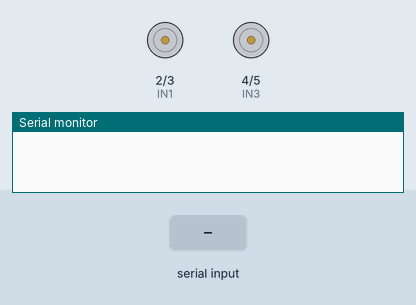
Recording of a sketch running on a simulated Arduino Uno, built with avr-gcc and run on an emulated ATmega328P. Shown: motor-driver pin pairs drawn as motors (green arrow = first pin HIGH = forward, orange = second pin HIGH = backward, longer = more drive, scaled by the enable pin), the last lines printed to the serial monitor. The test bench sets the inputs (shaded band).

Above: at 1.2 s.
1.3 s: "1" received over Serial
At 2.0 s:
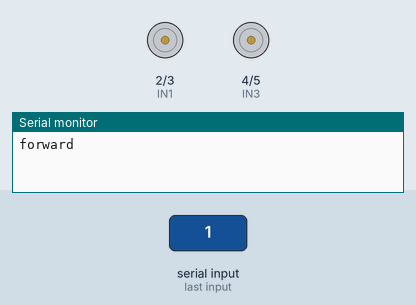
2.9 s: "2" received over Serial
At 4.2 s:
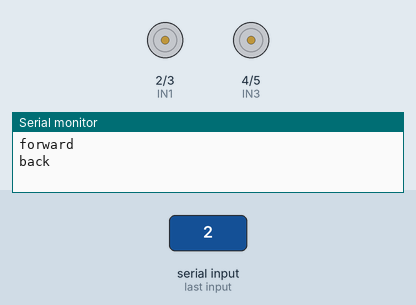
4.5 s: "5" received over Serial
At 5.6 s:
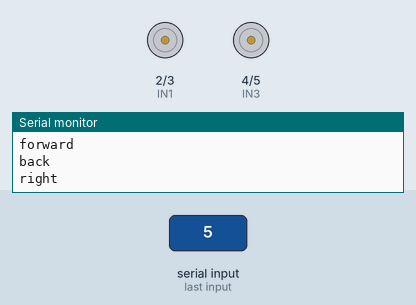
6.1 s: "4" received over Serial
At 6.9 s:
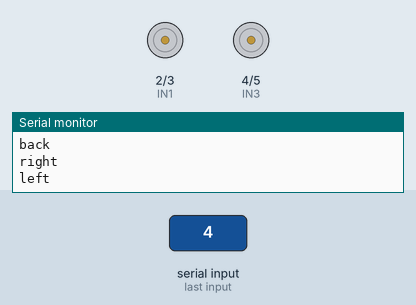
7.7 s: "6" received over Serial
9.2 s: "1" received over Serial
At 10.4 s:
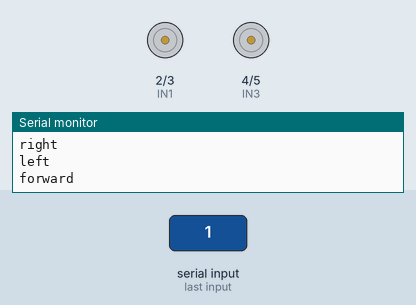
Timing chart, 0 to 11.8 s (numbered marks = the images above; inputs shaded):
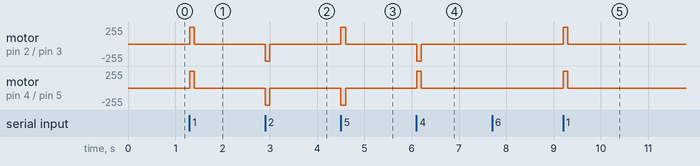

Measured:
- after the input at 1.3 s, motor on pin 2 (IN1) / pin 3 (IN2), motor on pin 4 (IN3) / pin 5 (IN4): stopped → forward 255/255 at once, → stopped 0.10 s later
- after the input at 2.9 s, motor on pin 2 (IN1) / pin 3 (IN2), motor on pin 4 (IN3) / pin 5 (IN4): stopped → backward 255/255 at once, → stopped 0.10 s later
- after the input at 4.5 s, motor on pin 2 (IN1) / pin 3 (IN2): stopped → forward 255/255 at once, → stopped 0.10 s later; motor on pin 4 (IN3) / pin 5 (IN4): stopped → backward 255/255 at once, → stopped 0.10 s later
- after the input at 6.1 s, motor on pin 2 (IN1) / pin 3 (IN2): stopped → backward 255/255 at once, → stopped 0.10 s later; motor on pin 4 (IN3) / pin 5 (IN4): stopped → forward 255/255 at once, → stopped 0.10 s later
- after the input at 9.2 s, motor on pin 2 (IN1) / pin 3 (IN2), motor on pin 4 (IN3) / pin 5 (IN4): stopped → forward 255/255 at once, → stopped 0.10 s later

The sketch:

arduino-car.ino
```cpp
int ENA = 9;
int IN1 = 2;
int IN2 = 3;
int IN3 = 4;
int IN4 = 5;
int ENB = 10;

void setup() {
  // put your setup code here, to run once:
  pinMode(ENA, OUTPUT);
  pinMode(ENB, OUTPUT);
  pinMode(IN1, OUTPUT);
  pinMode(IN2, OUTPUT);
  pinMode(IN3, OUTPUT);
  pinMode(IN4, OUTPUT);

  digitalWrite(IN1, LOW);
  digitalWrite(IN2, LOW);
  digitalWrite(IN3, LOW);
  digitalWrite(IN4, LOW);
  Serial.begin(9600);
}


void loop() {

   if (Serial.available() > 0)
   {
    char is_byte = Serial.read();
    switch(is_byte){
      case '1':
        Serial.println("forward");
        analogWrite(ENA, 255);
        analogWrite(ENB, 255);

        digitalWrite(IN1, HIGH);
        digitalWrite(IN2, LOW);
        digitalWrite(IN3, HIGH);
        digitalWrite(IN4, LOW);
        delay(100);
        digitalWrite(IN1, LOW);
        digitalWrite(IN2, LOW);
        digitalWrite(IN3, LOW);
        digitalWrite(IN4, LOW);
        break;
      case '2':
        Serial.println("back");
        analogWrite(ENA, 255);
        analogWrite(ENB, 255);

        digitalWrite(IN1, LOW);
        digitalWrite(IN2, HIGH);
        digitalWrite(IN3, LOW);
        digitalWrite(IN4, HIGH);
        delay(100);
        digitalWrite(IN1, LOW);
        digitalWrite(IN2, LOW);
        digitalWrite(IN3, LOW);
        digitalWrite(IN4, LOW);
        break;
      //... fortsätt att lägga till case med den CHAR som ska vara kommadot. sen avsluta med en break. samma princip som massa if else
     case '3':
        Serial.println("stop");
        digitalWrite(IN1, LOW);
        digitalWrite(IN2, LOW);
        digitalWrite(IN3, LOW);
        digitalWrite(IN4, LOW);
        break;
      case '5':
        Serial.println("right");
        analogWrite(ENA, 255);
        analogWrite(ENB, 255);
        digitalWrite(IN1, HIGH);
        digitalWrite(IN2, LOW);
        digitalWrite(IN3, LOW);
        digitalWrite(IN4, HIGH);
        delay(100);
        digitalWrite(IN1, LOW);
        digitalWrite(IN2, LOW);
        digitalWrite(IN3, LOW);
        digitalWrite(IN4, LOW);
        break;
      case '4':
        Serial.println("left");
        analogWrite(ENA, 255);
        analogWrite(ENB, 255);
        digitalWrite(IN1, LOW);
        digitalWrite(IN2, HIGH);
        digitalWrite(IN3, HIGH);
        digitalWrite(IN4, LOW);
        delay(100);
        digitalWrite(IN1, LOW);
        digitalWrite(IN2, LOW);
        digitalWrite(IN3, LOW);
        digitalWrite(IN4, LOW);
        break;
      case '6':
        for (int i = 0; i < 256; i++) {
        analogWrite(ENA, i);
        analogWrite(ENB, i);
        }

      case '7':
        for (int i = 255; i >= 0; --i) {
        analogWrite(ENA, i);
        analogWrite(ENB, i);
        }
    }
  }
}
```
